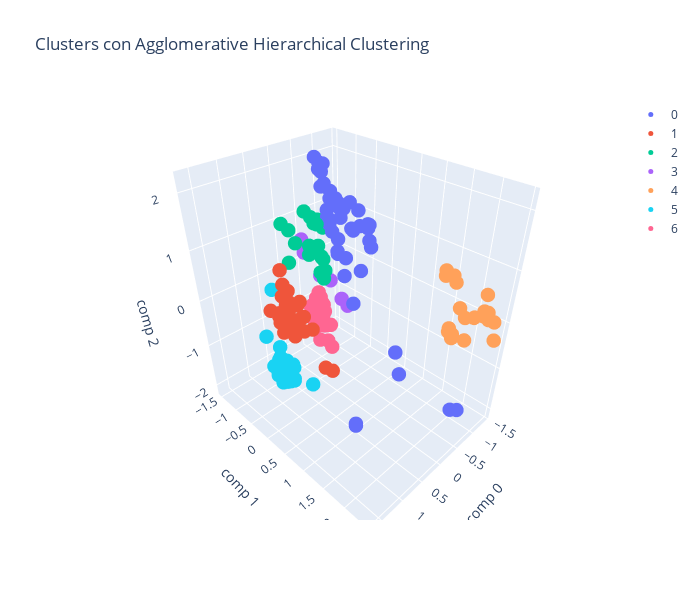

Notebook code cell kept with this figure:
### Code cell
plot_3d(data_reduced, y_pred, 'Clusters con Agglomerative Hierarchical Clustering')
